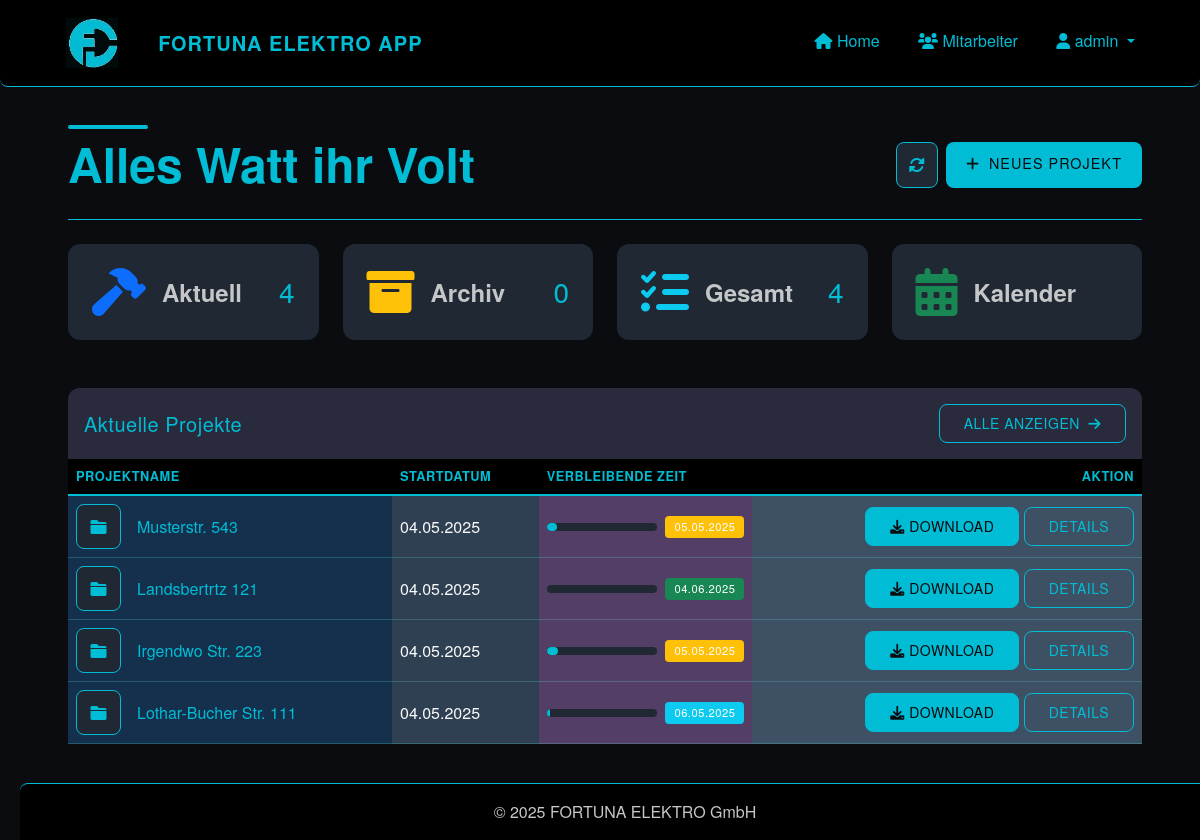
Screenshot of / (signed in) with the database file from the repository.
### app/models/user.py (models this page shows, shortened)
class User(UserMixin, db.Model):
    id = db.Column(db.Integer, primary_key=True)
    username = db.Column(db.String(64), unique=True, nullable=False)
    password_hash = db.Column(db.String(128), nullable=False)
    role = db.Column(db.String(20), nullable=False, default='installateur')  # 'admin' oder 'installateur'
    is_active = db.Column(db.Boolean, default=True)
    created_at = db.Column(db.DateTime, default=datetime.utcnow)
    projects = db.relationship('Project', backref='creator', lazy='dynamic')
    files = db.relationship('File', backref='uploader', lazy='dynamic')
    timesheets = db.relationship('Timesheet', backref='employee', lazy='dynamic')
    def is_admin(self):
        return self.role == 'admin'

### app/models/project.py (models this page shows, shortened)
class Project(db.Model):
    id = db.Column(db.Integer, primary_key=True)
    name = db.Column(db.String(128), nullable=False)  # Adresse als Projektname
    description = db.Column(db.Text)
    start_date = db.Column(db.DateTime, default=datetime.utcnow)
    end_date = db.Column(db.DateTime)
    status = db.Column(db.String(20), default='in_bearbeitung')  # 'in_bearbeitung', 'abgeschlossen', 'archiviert'
    creator_id = db.Column(db.Integer, db.ForeignKey('user.id'))
    files = db.relationship('File', backref='project', lazy='dynamic', cascade='all, delete-orphan')
    timesheets = db.relationship('Timesheet', backref='project', lazy='dynamic', cascade='all, delete-orphan')
    def get_progress_percentage(self):
        if not self.end_date or not self.start_date:
            return 0
        now = datetime.now()
        if now < self.start_date:
            return 0
        if now > self.end_date:
            return 100
        total_duration = (self.end_date - self.start_date).total_seconds()
        elapsed_time = (now - self.start_date).total_seconds()
        if total_duration == 0:
            return 100
        progress = (elapsed_time / total_duration) * 100
        return min(round(progress), 100)  # Ensure we don't exceed 100%
    def get_remaining_hours(self):
        if not self.end_date:
            return None
        now = datetime.now()
        time_diff = self.end_date - now
        total_hours = int(time_diff.total_seconds() / 3600)
        if total_hours < 0:
            return 0
        return total_hours

### app/routes/dashboard.py (the view)
@dashboard.route('/')
@login_required
def index():
    in_progress = Project.query.filter_by(status='in_bearbeitung').order_by(Project.start_date.desc()).all()
    archived = Project.query.filter_by(status='archiviert').order_by(Project.start_date.desc()).all()
    now = datetime.now()
    return render_template(
        'dashboard/index.html',
        title='Dashboard',
        in_progress=in_progress,
        archived=archived,
        now=now  # Add this line to pass the current datetime
    )

### app/templates/dashboard/index.html (shortened to what this page needs)
{% extends "base.html" %}
{% block content %}
<div class="container-fluid py-4">
    <div class="d-flex flex-column flex-md-row justify-content-between align-items-start align-items-md-center mb-4 gap-3">
        <div class="position-relative">
            <div class="dashboard-heading-decoration"></div>
            <h4 class="fw-bold mb-1 display-5 position-relative">Alles Watt ihr Volt</h4>
        </div>
        <div class="d-flex">
            <a href="{{ url_for('dashboard.index') }}" class="btn btn-light me-2 btn-refresh" aria-label="Aktualisieren">
                <i class="fas fa-sync-alt"></i>
            </a>
            <a href="{{ url_for('projects.new_project') }}" class="btn btn-gradient">
                <i class="fas fa-plus me-1"></i> Neues Projekt
            </a>
        </div>
    </div>
<div class="row g-4 mb-5">
    <div class="col-12 col-sm-6 col-lg-3">
        <div class="card h-100 border-0 shadow-hover stat-card custom-stat-card" data-bs-toggle="modal" data-bs-target="#projectsModal" data-tab-target="in-progress-tab">
            <div class="card-body p-4">
                <div class="d-flex align-items-center justify-content-between">
                    <div class="d-flex align-items-center gap-3">
                        <i class="fas fa-hammer fa-3x text-primary"></i>
                        <span class="text-muted fw-bold fs-4">Aktuell</span>
                    </div>
                    <h3 class="mb-0">{{ in_progress|length }}</h3>
                </div>
            </div>
        </div>
    </div>
    <div class="col-12 col-sm-6 col-lg-3">
        <div class="card h-100 border-0 shadow-hover stat-card custom-stat-card" data-bs-toggle="modal" data-bs-target="#projectsModal" data-tab-target="archived-tab">
            <div class="card-body p-4">
                <div class="d-flex align-items-center justify-content-between">
                    <div class="d-flex align-items-center gap-3">
                        <i class="fas fa-archive fa-3x text-warning"></i>
                        <span class="text-muted fw-bold fs-4">Archiv</span>
                    </div>
                    <h3 class="mb-0">{{ archived|length }}</h3>
                </div>
            </div>
        </div>
    </div>
    <div class="col-12 col-sm-6 col-lg-3">
        <div class="card h-100 border-0 shadow-hover stat-card custom-stat-card" data-bs-toggle="modal" data-bs-target="#projectsModal" data-tab-target="all-tab">
            <div class="card-body p-4">
                <div class="d-flex align-items-center justify-content-between">
                    <div class="d-flex align-items-center gap-3">
                        <i class="fas fa-tasks fa-3x text-info"></i>
                        <span class="text-muted fw-bold fs-4">Gesamt</span>
                    </div>
                    <h3 class="mb-0">{{ (in_progress|length) + (completed|length) + (archived|length) }}</h3>
                </div>
            </div>
        </div>
    </div>
    <div class="col-12 col-sm-6 col-lg-3">
        <div class="card h-100 border-0 shadow-hover stat-card custom-stat-card" data-bs-toggle="modal" data-bs-target="#projectsModal" data-tab-target="calendar-tab">
            <div class="card-body p-4">
                <div class="d-flex align-items-center justify-content-between">
                    <div class="d-flex align-items-center gap-3">
                        <i class="fas fa-calendar-alt fa-3x text-success"></i>
                        <span class="text-muted fw-bold fs-4">Kalender</span>
                    </div>
                </div>
            </div>
        </div>
    </div>
</div>
<div class="row mb-4">
    <div class="col-12">
        <div class="card border-0 shadow-hover aktuelle-projekte">
            <div class="card-header border-0 py-3">
                <div class="d-flex justify-content-between align-items-center">
                    <h5 class="mb-0">Aktuelle Projekte</h5>
                    <button class="btn btn-sm btn-outline-primary" data-bs-toggle="modal" data-bs-target="#projectsModal">
                        Alle anzeigen <i class="fas fa-arrow-right ms-1"></i>
                    </button>
                </div>
            </div>
            <div class="card-body p-0">
                {% if in_progress %}
                    <div class="table-responsive">
                        <table class="table table-hover align-middle mb-0">
                            <thead>
                                <tr>
                                    <th>Projektname</th>
                                    <th class="d-none d-md-table-cell">Startdatum</th>
                                    <th class="d-none d-lg-table-cell">Verbleibende Zeit</th>
                                    <th class="text-end">Aktion</th>
                                </tr>
                            </thead>
                            <tbody>
                                {% for project in in_progress[:5] %}
                                    <tr>
                                        <td style="background-color: #14304d">
                                            <div class="d-flex align-items-center">
                                                <div class="project-icon me-3">
                                                    <i class="fas fa-folder" style="color: var(--accent);"></i>
                                                </div>
                                                <div>
                                                    <h6 class="mb-0">{{ project.name }}</h6>
                                                </div>
                                            </div>
                                        </td>
                                        <td class="d-none d-md-table-cell text-light" style="background-color: #2f4052">{{ project.start_date.strftime('%d.%m.%Y') }}</td>
                                        <td class="d-none d-lg-table-cell" style="background-color: #533f66">
                                            {% if project.end_date %}
                                                <div class="d-flex align-items-center">
                                                    <div class="progress flex-grow-1 me-2" style="height: 8px; background-color: var(--primary-light);">
                                                        <div class="progress-bar" role="progressbar"
                                                             style="width: {{ project.get_progress_percentage() }}%; background-color: var(--accent);"
                                                             aria-valuenow="{{ project.get_progress_percentage() }}" aria-valuemin="0" aria-valuemax="100"></div>
                                                    </div>
                                                    <span class="badge countdown-badge
                                                        {% if not project.end_date %}
                                                            bg-secondary
                                                        {% elif project.get_remaining_hours() > 168 %}
                                                            bg-success
                                                        {% elif project.get_remaining_hours() > 24 %}
                                                            bg-info
                                                        {% elif project.get_remaining_hours() > 0 %}
                                                            bg-warning
                                                        {% else %}
                                                            bg-danger
                                                        {% endif %}">
                                                        {% if project.get_remaining_hours() is not none %}
                                                        {% if project.end_date %}
                                                        {{ project.end_date.strftime('%d.%m.%Y') }}
                                                        {% else %}
                                                            Kein Enddatum
                                                        {% endif %}
                                                        {% else %}
                                                            Kein Enddatum
                                                        {% endif %}
                                                    </span>
                                                </div>
                                            {% else %}
                                                <span class="badge bg-secondary">Kein Enddatum</span>
                                            {% endif %}
                                        </td>
                                        <td class="text-end" style="background-color: #3e5063">
                                            <a href="{{ url_for('files.download_project', project_id=project.id) }}" class="btn btn-sm btn-primary">
                                                <i class="fas fa-download"></i> Download
                                            </a>
                                            <a href="{{ url_for('projects.view_project', project_id=project.id) }}" class="btn btn-sm btn-outline-primary">
                                                Details
                                            </a>
                                        </td>
                                    </tr>
                                {% endfor %}
                            </tbody>
                        </table>
                    </div>
                {% endif %}
            </div>
        </div>
    </div>
</div>
                        {% set all_projects = in_progress + archived %}
{% endblock %}

### app/templates/base.html (shortened to what this page needs)
<!DOCTYPE html>
<html lang="de">
<head>
    <link href="https://cdn.jsdelivr.net/npm/bootstrap@5.3.0/dist/css/bootstrap.min.css" rel="stylesheet">
    <link rel="stylesheet" href="https://cdnjs.cloudflare.com/ajax/libs/font-awesome/6.0.0/css/all.min.css">
    <link rel="stylesheet" href="{{ url_for('static', filename='css/style.css') }}">
</head>
<body>
<nav class="navbar navbar-expand-lg navbar-dark mb-4">
    <div class="container position-relative">
        <a class="navbar-brand d-flex align-items-center" href="{{ url_for('dashboard.index') }}">
            <img src="{{ url_for('static', filename='img/logo.jpg') }}" alt="Fortuna Elektro Logo"
                 style="height: 50px; width: auto; max-height: 90%; margin-right: 40px; margin-left: 30px;">
            <span style="color: var(--accent)">FORTUNA ELEKTRO APP</span>
        </a>
        <div class="collapse navbar-collapse" id="navbarNav">
            <ul class="navbar-nav ms-auto">
                {% if current_user.is_authenticated %}
                    <li class="nav-item">
                        <a class="nav-link" href="{{ url_for('dashboard.index') }}">
                            <i class="fas fa-home"></i> Home
                        </a>
                    </li>
                    {% if current_user.is_admin() %}
                        <li class="nav-item">
                            <a class="nav-link" href="{{ url_for('admin.list_users') }}">
                                <i class="fas fa-users"></i> Mitarbeiter
                            </a>
                        </li>
                    {% endif %}
                    <li class="nav-item dropdown">
                        <a class="nav-link dropdown-toggle" href="#" role="button" data-bs-toggle="dropdown">
                            <i class="fas fa-user"></i> {{ current_user.username }}
                        </a>
                    </li>
                {% else %}
                    <li class="nav-item">
                        <a class="nav-link" href="{{ url_for('auth.login') }}">
                            <i class="fas fa-sign-in-alt"></i> Anmelden
                        </a>
                    </li>
                {% endif %}
            </ul>
        </div>
    </div>
</nav>
    <div class="container mb-5">
        {% block content %}{% endblock %}
    </div>
    <footer class="footer mt-auto py-3">
        <div class="container text-center">
            <span class="text-muted">&copy; 2025 FORTUNA ELEKTRO GmbH</span>
        </div>
    </footer>
</body>
</html>

### rows the page displays
User: username "admin"
Project: name "Musterstr. 543", start_date "04.05.2025", end_date "05.05.2025"
Project: name "Landsbertrtz 121", start_date "04.05.2025", end_date "04.06.2025"
Project: name "Irgendwo Str. 223", start_date "04.05.2025", end_date "05.05.2025"
Project: name "Lothar-Bucher Str. 111", start_date "04.05.2025", end_date "06.05.2025"

### other values shown
{{ in_progress|length }} "4"
{{ archived|length }} "0"
{{ (in_progress|length) + (completed|length) + (archived|length) }} "4"
